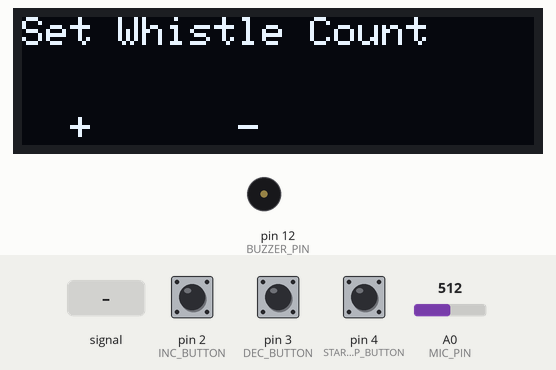
Simulated run of this sketch. Board: Arduino Uno, built with avr-gcc and run on an emulated ATmega328P. On the bench: 128×32 one-colour display, buzzer (waves = sounding, pin HIGH). The test bench sets the inputs (shaded band); at power-on: pin 4 (START_STOP_BUTTON) HIGH, pin 3 (DEC_BUTTON) HIGH, pin 2 (INC_BUTTON) HIGH, A0 (MIC_PIN) = 512. The display library's start-up logo is not drawn; what the sketch prints to the serial monitor is not drawn.

Above: at 3.5 s.
3.6 s: pin 4 (START_STOP_BUTTON) pulled LOW for 1 s
At 5.5 s:
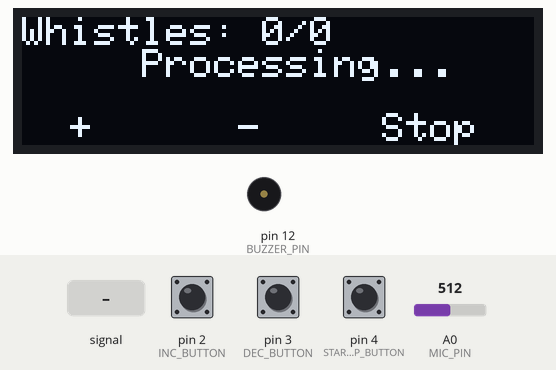
6.1 s: A0 (MIC_PIN) fed a 1000 Hz sine of ±255 counts around its level
At 8.97 s:
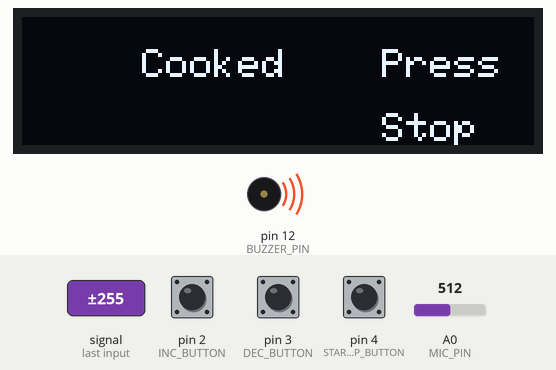
9.1 s: pin 3 (DEC_BUTTON) pulled LOW for 0.15 s
At 9.9 s:
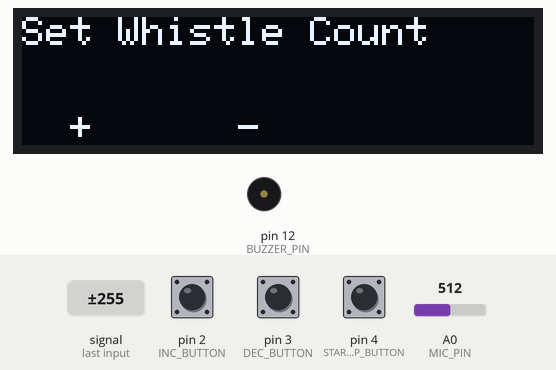
10.7 s: pin 2 (INC_BUTTON) pulled LOW for 1 s
At 12.5 s:
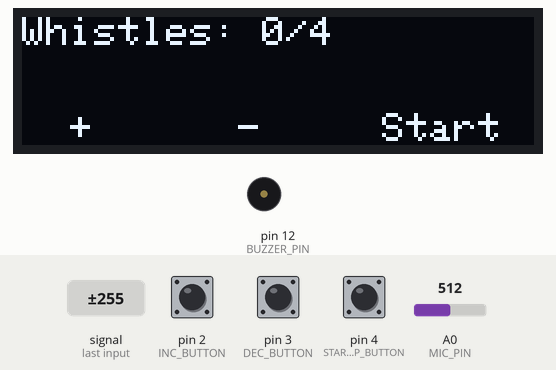
13.2 s: pin 4 (START_STOP_BUTTON) pulled LOW for 0.15 s
At 14.2 s:
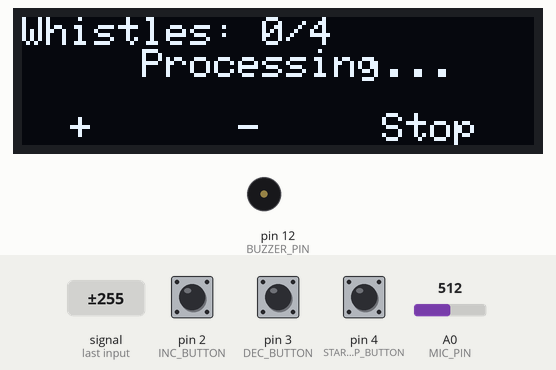
14.8 s: pin 2 (INC_BUTTON) pulled LOW for 0.15 s
At 15.6 s:
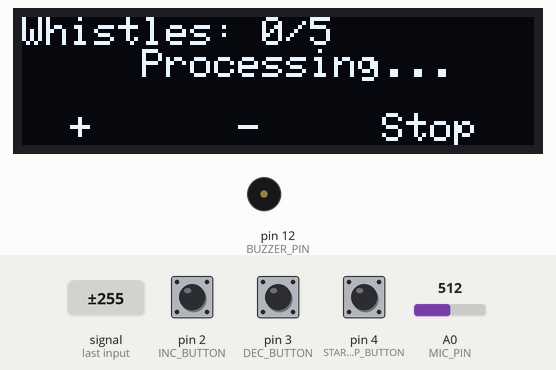
Timing chart, 0 to 17.8 s (numbered marks = the images above; inputs shaded):
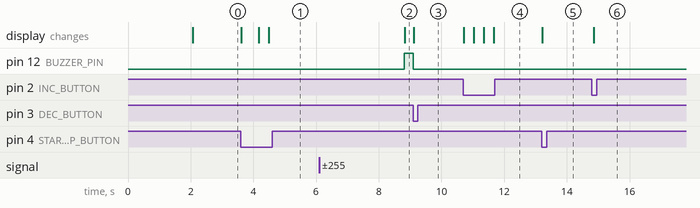

The sketch:

whistle_counter.ino
```cpp
#include <Wire.h>
#include <arduinoFFT.h>
#include <Adafruit_SSD1306.h>
//#include <Adafruit_GFX.h>

#define MIC_PIN A0  // Microphone Analog Input
#define BUZZER_PIN 12
#define START_STOP_BUTTON 4
#define INC_BUTTON 2
#define DEC_BUTTON 3

#define WHISTLE_MIN_FREQ 1000  // Min whistle frequency (Hz)
#define WHISTLE_MAX_FREQ 5000  // Max whistle frequency (Hz)
#define WHISTLE_DEBOUNCE_TIME 20000 // Time interval (ms) between two valid whistles
#define WHISTLE_DURATION 2000    // Whistle must last at least 3 seconds
#define BUTTON_DEBOUNCE_DELAY 300 // Debounce delay for buttons (ms)

const uint16_t samples = 32; // Optimized for memory
const double samplingFrequency = 10000; // Sampling rate

double vReal[samples];
double vImag[samples];

ArduinoFFT<double> FFT = ArduinoFFT<double>(vReal, vImag, samples, samplingFrequency);

int whistleCount = 0;
int targetWhistles = 0;
bool cookingStarted = false;
unsigned long lastWhistleTime = 0;
unsigned long whistleStartTime = 0;
bool whistleInProgress = false;
unsigned long lastButtonPress = 0; // For debounce

Adafruit_SSD1306 display(128, 32, &Wire, -1);  // Initialize SSD1306 display (Address 0x3C)

void setup() {
  Serial.begin(115200);
  pinMode(MIC_PIN, INPUT);
  pinMode(BUZZER_PIN, OUTPUT);
  pinMode(START_STOP_BUTTON, INPUT_PULLUP);
  pinMode(INC_BUTTON, INPUT_PULLUP);
  pinMode(DEC_BUTTON, INPUT_PULLUP);

  // Initialize the SSD1306 display
  if (!display.begin(SSD1306_SWITCHCAPVCC, 0x3C)) {
    //Serial.println(F("SSD1306 allocation failed"));
    while (true);
  }

  display.display();
  delay(2000); // Wait for the display to initialize
  resetCounter(); // Ensure initial state is properly set
}

void loop() {
  if (digitalRead(START_STOP_BUTTON) == LOW && millis() - lastButtonPress > BUTTON_DEBOUNCE_DELAY) {
    lastButtonPress = millis();
    toggleCooking();
  }
  if (digitalRead(INC_BUTTON) == LOW && millis() - lastButtonPress > BUTTON_DEBOUNCE_DELAY) {
    lastButtonPress = millis();
    increaseCount();
  }
  if (digitalRead(DEC_BUTTON) == LOW && millis() - lastButtonPress > BUTTON_DEBOUNCE_DELAY) {
    lastButtonPress = millis();
    decreaseCount();
  }

  if (cookingStarted) {
    detectWhistle();
  }
}

void detectWhistle() {
  double peakFrequency = detectFrequency();  // Use optimized frequency detection

  Serial.print(peakFrequency, 2);
  Serial.println(" Hz");
  delay(500);
  bool isValidWhistle = (peakFrequency > WHISTLE_MIN_FREQ && peakFrequency < WHISTLE_MAX_FREQ);

  if (isValidWhistle) {
    if (!whistleInProgress) {
      whistleStartTime = millis();
      whistleInProgress = true;
    } else if (millis() - whistleStartTime >= WHISTLE_DURATION) {
      countWhistle();
      whistleInProgress = false;
    }
  } else {
    whistleInProgress = false;
  }
}

double detectFrequency() {
  unsigned long startMicros = micros();

  // Read microphone data
  double sum = 0;
  for (uint16_t i = 0; i < samples; i++) {
    vReal[i] = analogRead(MIC_PIN);
    sum += vReal[i];
    vImag[i] = 0.0;

  }

  // Remove DC Bias
  double average = sum / samples;
  for (uint16_t i = 0; i < samples; i++) {
    vReal[i] -= average;
  }

  // Perform FFT analysis
  FFT.windowing(FFTWindow::Hamming, FFTDirection::Forward);  // Better for sound signals
  FFT.compute(FFTDirection::Forward);
  FFT.complexToMagnitude();

  // Measure the actual sampling rate
  unsigned long endMicros = micros();
  double realSamplingFrequency = samples * 1000000.0 / (endMicros - startMicros);

  // Find peak frequency
  return FFT.majorPeak();
}

void countWhistle() {
  unsigned long currentTime = millis();
  if (currentTime - lastWhistleTime > WHISTLE_DEBOUNCE_TIME) {
    whistleCount++;
    lastWhistleTime = currentTime;
    //Serial.println("Whistle Counted!");
    updateDisplay2();  // Update display with new whistle count
    updateSerialMonitor();
  }

  if (whistleCount >= targetWhistles) {
    //Serial.println("Target Whistle Count Reached!");
    triggerAlert();
  }
}

void updateSerialMonitor() {
  //Serial.println("Whistles: " + String(whistleCount) + "/" + String(targetWhistles));
}

void triggerAlert() {
  digitalWrite(BUZZER_PIN, HIGH);
  //Serial.println("Cooking Done! Press Stop to Restart or Press Dec to Stop");
  updateDisplay3();

  while (true) {
    if (digitalRead(START_STOP_BUTTON) == LOW && millis() - lastButtonPress > BUTTON_DEBOUNCE_DELAY) {
      lastButtonPress = millis();
      digitalWrite(BUZZER_PIN, LOW);
      toggleCooking();  // Restart cooking with initial settings
      return;
    }

    if (digitalRead(DEC_BUTTON) == LOW && millis() - lastButtonPress > BUTTON_DEBOUNCE_DELAY) {
      lastButtonPress = millis();
      digitalWrite(BUZZER_PIN, LOW);
      resetCounter();
      return;
    }
  }
}

void toggleCooking() {
  if (cookingStarted) {
    cookingStarted = false;
    //Serial.println("\n--- Cooking stopped! Returning to Set Menu ---");
    resetCounter();  // Reset everything to the set state
  } else {
    cookingStarted = true;
    whistleCount = 0;
    lastWhistleTime = 0;
    //Serial.println("\n--- Cooking started! ---");
    updateSerialMonitor();
    updateDisplay2();  // Update display when cooking starts
  }
}

void resetCounter() {
  cookingStarted = false;
  whistleCount = 0;
  digitalWrite(BUZZER_PIN, LOW);
  //Serial.println("\n--- Set ---");
  //Serial.println("Set Whistles: " + String(targetWhistles));
  //Serial.println("Press Start/Stop to Start Cooking");
  updateDisplay();  // Update display with initial settings
  delay(300); // Extra debounce to prevent multiple prints
}

void increaseCount() {
  if (targetWhistles < 20) {
    targetWhistles++;
    //Serial.println("Whistle Count Set To: " + String(targetWhistles));
    updateDisplay2();  // Update display when count increases
    delay(BUTTON_DEBOUNCE_DELAY);
  }
}

void decreaseCount() {
  if (targetWhistles > 1) {
    targetWhistles--;
    //Serial.println("Whistle Count Set To: " + String(targetWhistles));
    updateDisplay2();  // Update display when count decreases
    delay(BUTTON_DEBOUNCE_DELAY);
  }
}

void updateDisplay() {
  display.clearDisplay();
  display.setTextSize(1);
  display.setTextColor(SSD1306_WHITE);
  display.setCursor(0, 0);
  display.print("Set Whistle Count");
  display.println();
  //display.print("Whistles: ");
  //display.print(whistleCount);
  //display.print("/");
  //display.print(targetWhistles);
  display.println();
  //display.print("Status: ");
  //display.print(cookingStarted ? "" : "            Press");
  display.println();
  display.print("  +      -     ");
  display.print(cookingStarted ? "Stop" : "");
  display.display();
}

void updateDisplay2() {
  display.clearDisplay();
  display.setTextSize(1);
  display.setTextColor(SSD1306_WHITE);
  display.setCursor(0, 0);
  //display.print("Set Whistle Count");
  //display.println();
  display.print("Whistles: ");
  display.print(whistleCount);
  display.print("/");
  display.print(targetWhistles);
  display.println();
  display.print("     ");
  display.print(cookingStarted ? "Processing..." : "       ");
  display.println();
  display.println();
  display.print("  +      -     ");
  display.print(cookingStarted ? "Stop" : "Start");
  display.display();
}

void updateDisplay3() {
  display.clearDisplay();
  display.setTextSize(1);
  display.setTextColor(SSD1306_WHITE);
  display.setCursor(0, 0);
  //display.print("Set Whistle Count");
  //display.println();
  //display.print("Whistles: ");
  //display.print(whistleCount);
  //display.print("/");
  //display.print(targetWhistles);
  display.println();
  display.print("     ");
  display.print(cookingStarted ? "Cooked    Press" : "       ");
  display.println();
  display.println();
  display.print("               ");
  display.print(cookingStarted ? "Stop" : "Start");
  display.display();
}
```

Measured:
- after the input at 3.6 s, the display: changes at once (image 1)
- after the input at 6.1 s, pin 12 (BUZZER_PIN): LOW → HIGH after 2.7 s; the display: changes after 2.7 s (image 2)
- after the input at 9.1 s, pin 12 (BUZZER_PIN): HIGH → LOW at once; the display: changes at once (image 3)
- after the input at 10.7 s, the display: first changes at once (image 4 shows a later state)
- after the input at 13.2 s, the display: changes at once (image 5)
- after the input at 14.8 s, the display: changes after 0.06 s (image 6)
